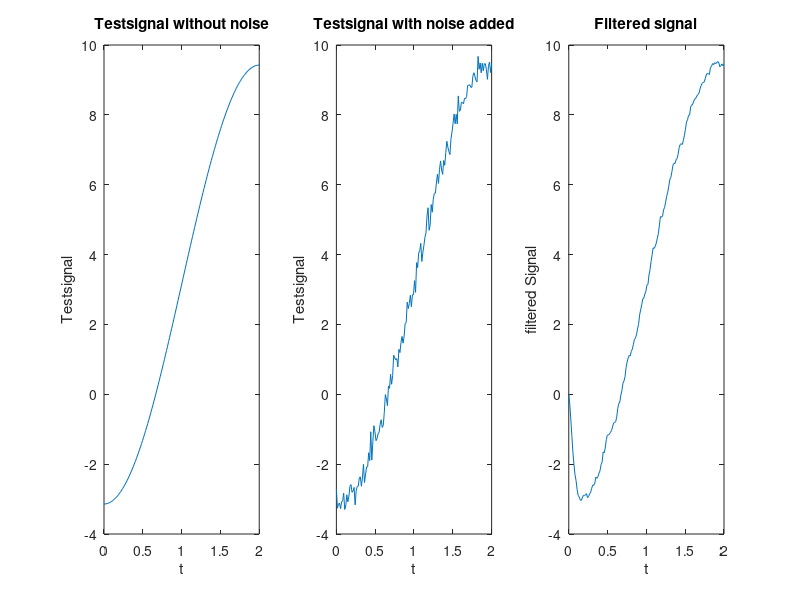
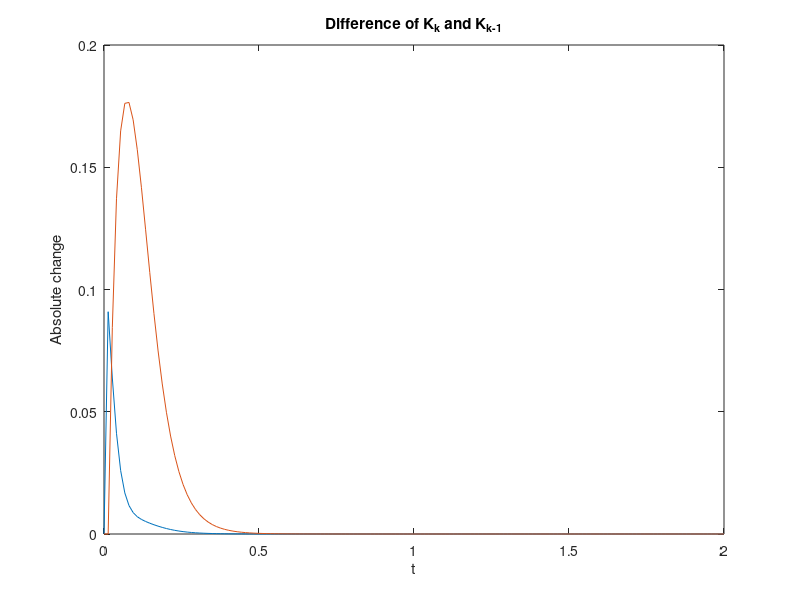
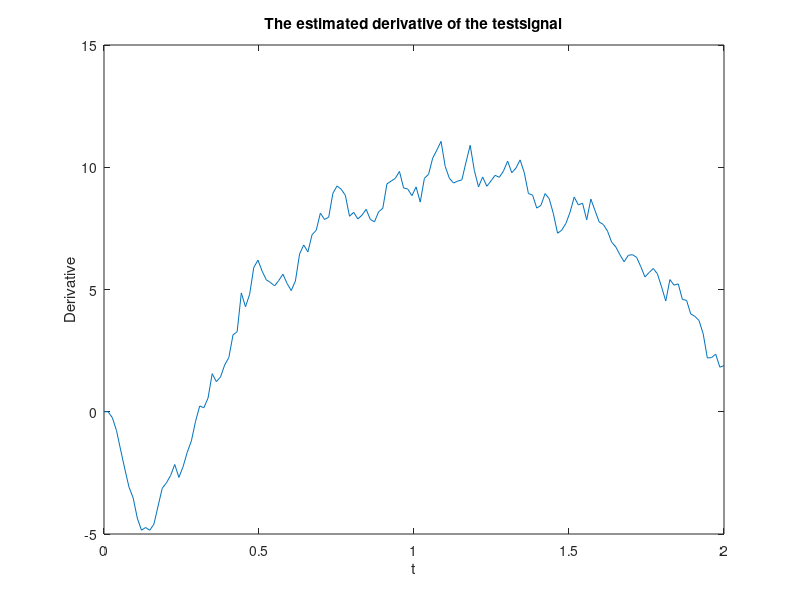

The MATLAB source for these figures, in order:
fsensor = 75;
dT = 1/fsensor;
magneticSensorVariance = 1e-4;  % The variance according to datasheet is actually 2.5e-5, but since it is known that the system will catch noise, a much higher value is needed
imuSensorVariance = 1e-3;

N=150;

t = linspace(0, N*dT, N);
testsig = pi - 2*pi*cos(pi*t/2);
testsig2 = testsig + 0.2*randn(size(t)); % setting up the testsignal. Noise is added to the blank testsignal

A=[1 dT;
    0 1]; % The matrices according to the formulas

H=[1 0];

Q=[magneticSensorVariance 0;
    0 magneticSensorVariance/dT]; %this is actually magneticSensorVariance*fsensor, but because this seems harder to get notationally, the division by dT is used.

R=imuSensorVariance;

xkCorrected = [0; 0];
PkCorrection = zeros(2);
Kprev = zeros(2,1);
K = zeros(2,1);
xfinal = zeros(1,N);
xfinalspeed = zeros(1,N);
KdiffRow = zeros(2,N);

for i=1:1:N % recursively estimate the signals according to the formulas

  xkEstimate = A*xkCorrected;
  PkEstimate = A*PkCorrection*A' + Q;

  Kprev=K;

  K = PkCorrection*H'*inv(H*PkCorrection*H'+R);

  Kdiff = K - Kprev;
  KdiffRow(:,i) = Kdiff;
  xkCorrected = xkEstimate + K*(testsig2(i)-H*xkEstimate);
  xfinal(i) = xkCorrected(1);
  xfinalspeed(i) = xkCorrected(2);
  PkCorrection = (eye(2)-K*H)*PkEstimate;

end

% Plotting

figure('Name', 'Signal Overview');
subplot(1,3,1);plot(t, testsig); xlabel("t");ylabel("Testsignal");title("Testsignal without noise");
subplot(1,3,2);plot(t, testsig2); xlabel("t");ylabel("Testsignal");title("Testsignal with noise added");
subplot(1,3,3);plot(t, xfinal); xlabel("t");ylabel("filtered Signal");title("Filtered signal");

figure('Name', 'Absolute change of the Kalman Gain');
plot(t, KdiffRow); xlabel("t");ylabel("Absolute change");title("Difference of K_k and K_{k-1}");

figure('Name', 'Estimated derivative');
plot(t, xfinalspeed); xlabel("t");ylabel("Derivative");title("The estimated derivative of the testsignal");

K
